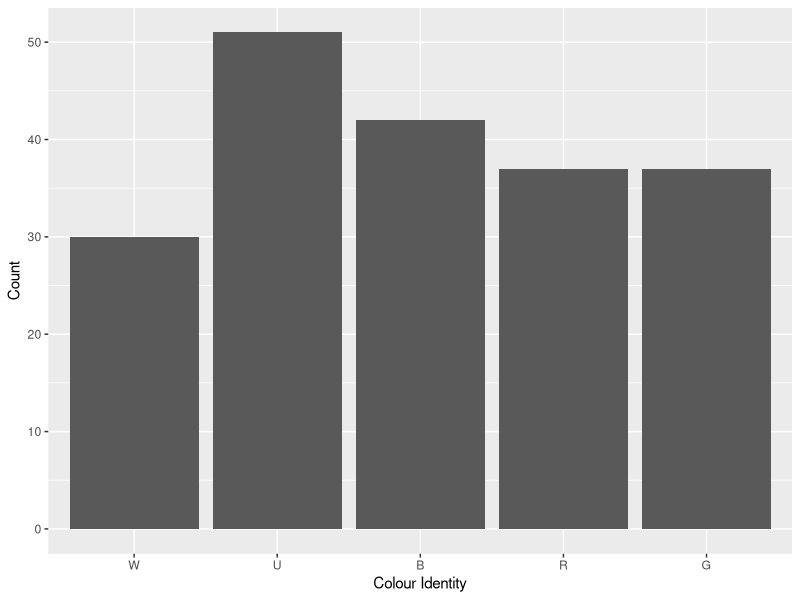
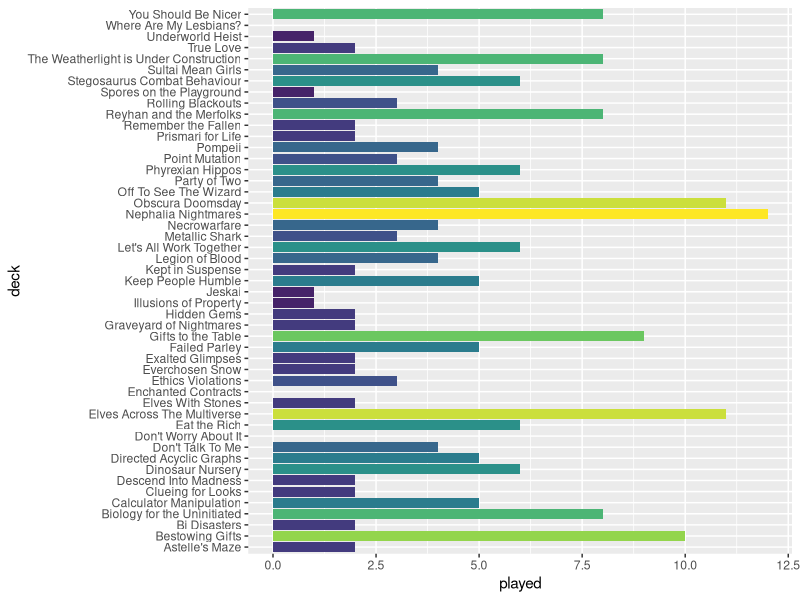
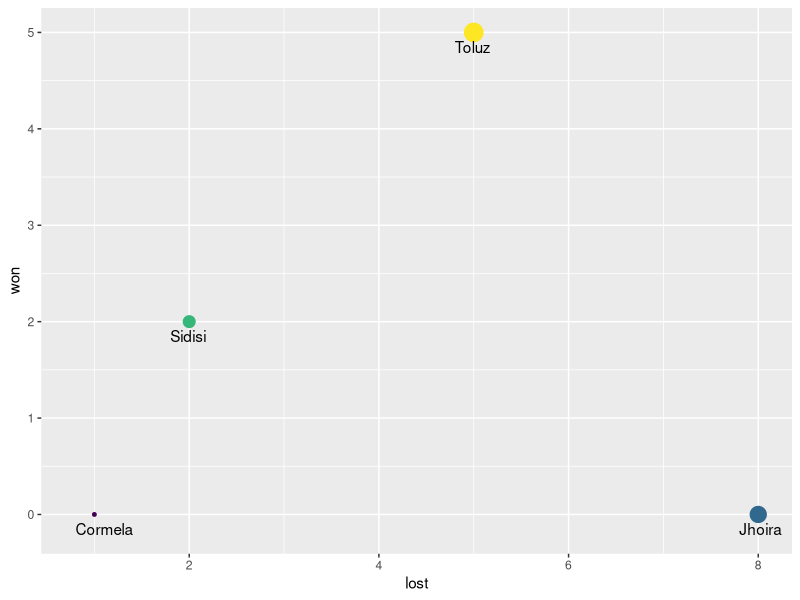
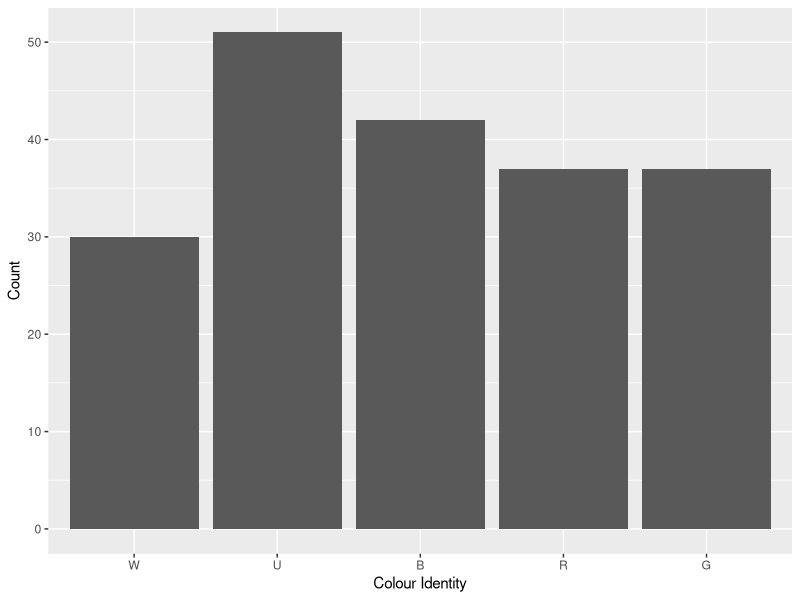
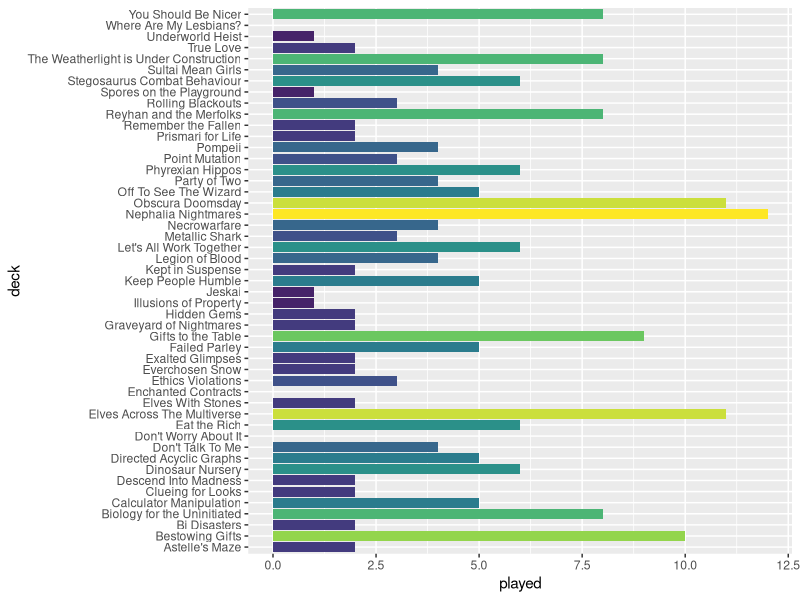

Write the R code that produced these figures, in order.
library(forcats)
library(tidyverse)
library(viridis)

decks<-data.frame(structure(list(deck=character(),commander=character(),power=factor(),played=numeric(),won=numeric(),draw=numeric(),lost=numeric(),priority=factor(),W=logical(),U=logical(),B=logical(),R=logical(),G=logical(),artist=character(),plane1=character(),plane2=character())))
decks<-decks%>%#priority 7: Tournament cEDH
  add_row(deck="Obscura Doomsday",commander="Toluz",power="7",played=11,won=5,draw=1,lost=5,priority="8",W=T,U=T,B=T,R=F,G=F,artist="Donato Giancola",plane1='New Capenna',plane2=NA)%>% 
  add_row(deck="Sultai Mean Girls",commander="Sidisi",power="7",played=4,won=2,draw=0,lost=2,priority="8",W=F,U=T,B=T,R=F,G=T,artist="Karl Kopinski",plane1='Tarkir',plane2=NA)%>%
  add_row(deck="The Weatherlight is Under Construction",commander="Jhoira",power="7",played=8,won=0,draw=0,lost=8,priority="8",W=F,U=T,B=F,R=T,G=F,artist="Lisa Heidhoff",plane1='Dominaria',plane2=NA)%>%
  add_row(deck="Underworld Heist",commander="Cormela",power="7",played=1,won=0,draw=0,lost=1,priority="8",W=F,U=T,B=T,R=T,G=F,artist="Bram Sels",plane1='New Capenna',plane2=NA)%>%# priority 6: LGS high power 
  add_row(deck="Nephalia Nightmares",commander="Jeleva",power="6",played=12,won=5,draw=1,lost=6,priority="7",W=F,U=T,B=T,R=T,G=F,artist="Cynthia Sheppard",plane1='Innistrad',plane2=NA)%>% 
  add_row(deck="Remember the Fallen",commander="Rayami",power="6",played=2,won=0,draw=0,lost=2,priority="6",W=F,U=T,B=T,R=F,G=T,artist="Kieran Yanner",plane1='Zendikar',plane2=NA) %>%
  add_row(deck="Reyhan and the Merfolks",commander="Thrasios & Reyhan",power="6",played=8,won=3,draw=0,lost=5,priority="7",W=F,U=T,B=T,R=F,G=T,artist="Josu Hernaiz,Chris Rallis",plane1='Theros',plane2='Tarkir') %>%
  # priority 5: LGS low power 
  add_row(deck="Astelle's Maze",commander="Nine-Fingers Keene",power="5",played=2,won=1,draw=0,lost=1,priority="6",W=F,U=T,B=T,R=F,G=T,artist="Nils Hamm",plane1='Forgotten Realms',plane2=NA)%>%
  add_row(deck="Bi Disasters",commander="Kamber & Laurine",power="5",played=2,won=1,draw=0,lost=1,priority="6",W=F,U=F,B=T,R=T,G=F,artist="Andrey Kuzinskiy,Andrey Kuzinskiy",plane1='Innistrad',plane2='Innistrad')%>%
  add_row(deck="Clueing for Looks",commander="Katilda & Lier",power="6",played=2,won=0,draw=0,lost=0,priority="2",W=T,U=T,B=F,R=F,G=T,artist="Lie Setiawan",plane1='Innistrad',plane2='Innistrad')%>% 
  add_row(deck="Descend Into Madness",commander="Anhelo",power="5",played=2,won=1,draw=0,lost=1,priority="6",W=F,U=T,B=T,R=T,G=F,artist="Marta Nael",plane1='New Capenna',plane2=NA) %>%
  add_row(deck="Elspeth of the Nine Realms",commander="Quintorius",power="5",played=2,won=0,draw=0,lost=2,priority="1",W=T,U=F,B=F,R=T,G=F,artist="Bryan Sola",plane1='Arcavios',plane2=NA)%>%
  add_row(deck="Ethics Violations",commander="Volrath",power="6",played=3,won=1,draw=0,lost=2,priority="6",W=F,U=T,B=T,R=F,G=T,artist="Heonhwa Choe",plane1='Dominaria',plane2=NA)%>%
  add_row(deck="Exalted Glimpses",commander="Ayesha",power="5",played=2,won=2,draw=0,lost=2,priority="6",W=T,U=T,B=F,R=F,G=F,artist="Aurore Folny",plane1='Dominaria',plane2=NA)%>%
  add_row(deck="Everchosen Snow",commander="Najeela",power="5",played=2,won=0,draw=0,lost=2,priority="6",W=T,U=T,B=T,R=T,G=T,artist="Antonio José Manzanedo",plane1='Kylem',plane2=NA)%>%
  add_row(deck="Failed Parley",commander="Phabine",power="5",played=5,won=2,draw=0,lost=3,priority="6",W=F,U=T,B=T,R=F,G=T,artist="Ryan Pancoast",plane1='New Capenna',plane2=NA)%>%
  add_row(deck="Gifts to the Table",commander="Parnesse",power="6",played=9,won=0,draw=1,lost=8,priority="6",W=F,U=T,B=T,R=T,G=F,artist="Svetlin Velinov",plane1='New Capenna',plane2=NA)%>%
  add_row(deck="Graveyard of Nightmares",commander="Beamtown Bullies",power="5",played=2,won=0,draw=0,lost=2,priority="6",W=F,U=F,B=T,R=T,G=T,artist="Tyler Jacobson",plane1='New Capenna',plane2=NA)%>%
  add_row(deck="Illusions of Property",commander="Rubinia",power="5",played=1,won=0,draw=0,lost=1,priority="6",W=T,U=T,B=F,R=F,G=T,artist="Cynthia Sheppard",plane1='Unknown',plane2=NA)%>%
  add_row(deck="Keep People Humble",commander="Ivy",power="5",played=5,won=1,draw=0,lost=4,priority="6",W=F,U=T,B=F,R=F,G=T,artist="Evyn Fong",plane1='Dominaria',plane2=NA) %>% 
  add_row(deck="Let's All Work Together",commander="Sen Triplets",power="6",played=6,won=0,draw=0,lost=6,priority="6",W=T,U=T,B=T,R=F,G=F,artist="Greg Staples",plane1='Alara',plane2=NA)%>%
  add_row(deck="Off To See The Wizard",commander="Inalla",power="5",played=5,won=0,draw=0,lost=5,priority="6",W=F,U=T,B=T,R=T,G=F,artist="Yongjae Choi",plane1='Unknown',plane2=NA)%>%
  add_row(deck="Party of Two",commander="Minthara",power="5",played=4,won=1,draw=0,lost=3,priority="6",W=T,U=F,B=T,R=F,G=F,artist="Evyn Fong",plane1='Forgotten Realms',plane2=NA)%>%
  add_row(deck="Point Mutation",commander="Otrimi",power="5",played=3,won=1,draw=0,lost=2,priority="6",W=T,U=T,B=F,R=F,G=T,artist="Victor Adame Minguez",plane1='Ikoria',plane2=NA) %>%
  add_row(deck="True Love",commander="Regna & Krav",power="5",played=2,won=0,draw=0,lost=2,priority="6",W=T,U=F,B=T,R=F,G=F,artist="Randy Vargas,Randy Vargas",plane1='Kylem',plane2='Kylem')%>%  
  add_row(deck="Where Are My Lesbians?",commander="Zimone and Dina",power="5",played=0,won=0,draw=0,lost=0,priority="6",W=F,U=T,B=T,R=F,G=T,artist="Lie Setiawan,Lie Setiawan",plane1='Arcavios',plane2='Arcavios')%>%
  add_row(deck="You Should Be Nicer",commander="Atla",power="6",played=8,won=1,draw=0,lost=7,priority="6",W=T,U=F,B=F,R=T,G=T,artist="Ekaterina Burmak",plane1='Ixalan',plane2=NA)%>% 
  # priority 5: Oathbreaker 
  add_row(deck="Don't Worry About It",commander="Lukka",power="5",played=0,won=0,draw=0,lost=0,priority="5",W=F,U=F,B=F,R=T,G=T,artist="Chase Stone",plane1='Ikoria',plane2=NA) %>%
  # priority 5: Tiny Leaders 
  add_row(deck="Enchanted Contracts",commander="Leovold",power="5",played=0,won=0,draw=0,lost=0,priority="5",W=F,U=T,B=T,R=F,G=T,artist="Magali Villeneuve",plane1='Fiora',plane2=NA) %>%
  # priority 4: pauper 
  add_row(deck="Challenger",commander="Mr Orfeo",power="4",played=1,won=0,draw=0,lost=0,priority="1",W=F,U=F,B=T,R=T,G=T,artist="Daarken",plane1='New Capenna',plane2=NA)%>%
  # priority 3: non-tournament cEDH 
  add_row(deck="Metallic Shark",commander="Shabraz & Brallin",power="3",played=3,priority="4",W=F,U=T,B=T,R=T,G=F,artist="Paul Scott Canavanm,Paul Scott Canavan",plane1='Ikoria',plane2='Ikoria')%>%  
  add_row(deck="Pompeii",commander="Gallia",power="3",played=4,priority="4",W=F,U=F,B=F,R=T,G=T,artist="Johannes Voss",plane1='Theros',plane2=NA)%>% 
  # priority 2: Casual and Proxied 
  add_row(deck="Bestowing Gifts",commander="Kestia",power="5",played=10,won=2,draw=0,lost=8,priority="2",W=F,U=T,B=F,R=F,G=T,artist="Zezhou Chen",plane1='Theros',plane2=NA)%>%
  add_row(deck="Biology for the Uninitiated",commander="Runo",power="5",played=8,priority="2",W=F,U=T,B=T,R=F,G=F,artist="Xiaobotong",plane1='Innistrad',plane2=NA)%>%  
  add_row(deck="Calculator Manipulation",commander="Obeka",power="6",played=5,priority="2",W=F,U=T,B=T,R=T,G=F,artist="Jesper Ejsing",plane1='Unknown',plane2=NA)%>% 
  add_row(deck="Dinosaur Nursery",commander="Gavi",power="6",played=6,priority="2",W=T,U=T,B=F,R=T,G=F,artist="Randy Vargas",plane1='Ikoria',plane2=NA)%>%  
  add_row(deck="Directed Acyclic Graphs",commander="Alesha",power="5",played=5,priority="2",W=T,U=F,B=T,R=T,G=F,artist="Winona Nelson",plane1='Tarkir',plane2=NA)%>%  
  add_row(deck="Don't Talk To Me",commander="Florian",power="5",played=4,priority="2",W=F,U=F,B=T,R=T,G=F,artist="Justine Cruz",plane1='Innistrad',plane2=NA)%>% 
  add_row(deck="Eat the Rich",commander="Silvar & Trynn",power="6",played=6,won=3,draw=0,lost=3,priority="2",W=T,U=F,B=T,R=T,G=F,artist="Jesper Ejsing,Jesper Ejsing",plane1='Ikoria',plane2='Ikoria')%>%
  add_row(deck="Elves Across The Multiverse",commander="Abomination of Llanowar",power="7",played=11,won=6,draw=0,lost=5,priority="2",W=F,U=F,B=T,R=F,G=T,artist="Vincent Proce",plane1='Dominaria',plane2=NA)%>%  
  add_row(deck="Elves With Stones",commander="Akiri & Miara",power="6",played=2,won=1,draw=0,lost=1,priority="2",W=T,U=F,B=T,R=T,G=F,artist="David Gaillet,Johannes Voss",plane1='Zendikar',plane2='Lorwyn')%>%  
  add_row(deck="Hidden Gems",commander="Kadena",power="5",played=2,won=0,draw=0,lost=2,priority="2",W=F,U=T,B=T,R=F,G=T,artist="Caio Monteiro",plane1='Tarkir',plane2=NA)%>%
  add_row(deck="Kept in Suspense",commander="Illuna",power="5",played=2,won=1,draw=0,lost=1,priority="2",W=F,U=T,B=F,R=T,G=T,artist="Chris Rahn",plane1='Ikoria',plane2=NA)%>%
  add_row(deck="Jeskai",commander="Shu Yun",power="4",played=1,won=0,draw=0,lost=1,priority="2",W=T,U=T,B=F,R=T,G=F,artist="David Gaillet",plane1='Tarkir',plane2=NA)%>%
  add_row(deck="Legion of Blood",commander="Licia",power="6",played=4,won=2,draw=0,lost=2,priority="2",W=T,U=F,B=T,R=T,G=F,artist="Magali Villeneuve",plane1='Unknown',plane2=NA)%>%
  add_row(deck="Necrowarfare",commander="Gisa and Geralf",power="5",played=4,won=2,draw=0,lost=2,priority="2",W=F,U=T,B=T,R=F,G=F,artist="Aaron J. Riley",plane1='Innistrad',plane2='Innistrad')%>%
  add_row(deck="Phyrexian Hippos",commander="Perrie with Keruga",power="6",played=6,won=2,draw=0,lost=4,priority="2",W=T,U=T,B=F,R=F,G=T,artist="Joshua Raphael,Dan Scott",plane1='New Capenna',plane2=NA) %>%
  add_row(deck="Prismari for Life",commander="Galazeth Prismari",power="5",played=2,won=1,draw=0,lost=1,priority="2",W=F,U=T,B=F,R=T,G=F,artist="Iain McCaig",plane1='Arcavios',plane2=NA)%>%
  add_row(deck="Spores on the Playground",commander="Tana & Keskit",power="5",played=1,won=0,draw=0,lost=1,priority="2",W=F,U=T,B=T,R=F,G=T,artist="Magali Villeneuve,Yongjae Choi",plane1='Unknown',plane2='New Phyrexia') %>% 
  add_row(deck="Stegosaurus Combat Behaviour",commander="Kalamax",power="2",played=6,won=2,draw=0,lost=4,priority="2",W=F,U=T,B=F,R=T,G=T,artist="Nicholas Gregory",plane1='Ikoria',plane2=NA) %>%
 #priority 1: unsleeved and unfinished
  add_row(deck="And they were Crewmates!",commander="Admiral Beckett Brass",power="5",played=0,won=0,draw=0,lost=0,priority="1",W=F,U=T,B=T,R=T,G=F,artist="Jason Rainville",plane1='Ixalan',plane2=NA)%>%
  add_row(deck="As Foretold",commander="Vega",power="5",played=0,won=0,draw=0,lost=0,priority="1",W=T,U=T,B=F,R=F,G=F,artist="DZO",plane1='Kaldheim',plane2=NA)%>%
  add_row(deck="Collector's Edition",commander="Pharika",power="5",played=0,won=0,draw=0,lost=0,priority="1",W=F,U=F,B=T,R=F,G=T,artist="Jason A. Engle",plane1='Theros',plane2=NA)%>% 
  add_row(deck="Cull The Unworthy",commander="Tasigur",power="5",played=0,won=0,draw=0,lost=0,priority="1",W=F,U=T,B=T,R=F,G=T,artist="Chris Rahn",plane1='Tarkir',plane2=NA)%>% 
  add_row(deck="Cursed Gold",commander="Lynde",power="4",played=0,won=0,draw=0,lost=0,priority="1",W=F,U=T,B=F,R=T,G=F,artist="Anna Steinbauer",plane1='Innistrad',plane2=NA)%>%    
  add_row(deck="Defending Fblthp",commander="Fblthp",power="4",played=0,won=0,draw=0,lost=0,priority="1",W=F,U=T,B=F,R=F,G=F,artist="Jesper Ejsing",plane1='Ravnica',plane2=NA)%>%
  add_row(deck="Dynaheir's Honour Guard",commander="Dynaheir with Zira",power="5",played=0,won=0,draw=0,lost=0,priority="1",W=T,U=T,B=F,R=T,G=F,artist="Caroline Gariba,Jesper Ejsing",plane1='Forgotten Realms',plane2=NA)%>%    
  add_row(deck="Gender is a Construct",commander="Alharu & Silas",power="5",played=0,won=0,draw=0,lost=0,priority="1",W=T,U=T,B=T,R=F,G=F,artist="Chris Rallis,Joseph Meehan")%>%
  add_row(deck="Giving Goats Away",commander="Zedruu",power="5",played=0,won=0,draw=0,lost=0,priority="1",W=T,U=T,B=F,R=T,G=F,artist="Mark Zug",plane1='Ikoria',plane2=NA)%>%
  add_row(deck="Iwan Iwanowitsch Goratschin",commander="Ruric Thar",power="5",played=0,won=0,draw=0,lost=0,priority="1",W=F,U=F,B=F,R=T,G=T,artist="Tyler Jacobson",plane1='Ravnica',plane2=NA)%>%
  add_row(deck="Ixhel's Creations",commander="Ixhel",power="5",played=0,won=0,draw=0,lost=0,priority="1",W=T,U=F,B=T,R=F,G=T,artist="Campbell White",plane1='New Phyrexia',plane2=NA)%>%
  add_row(deck="Jasmine Reads Adventures",commander="Jasmine",power="5",played=0,won=0,draw=0,lost=0,priority="1",W=T,U=F,B=F,R=F,G=T,artist="Bastien L. Deharme",plane1='Dominaria',plane2=NA)%>%
  add_row(deck="Knights of the Shire",commander="Mazzy",power="5",played=0,won=0,draw=0,lost=0,priority="1",W=T,U=F,B=F,R=T,G=T,artist="Justyna Dura",plane1='Forgotten Realms',plane2=NA)%>%
  add_row(deck="Creteaceous Beasts",commander="Nethroi with Kaheera",power="5",played=0,won=0,draw=0,lost=0,priority="1",W=T,U=F,B=T,R=F,G=T, artist="Slawomir Maniak,Ryan Pancoast",plane1='Ikoria',plane2=NA)%>%
  add_row(deck="Pride was a Riot",commander="Kynaios & Tiro",power="5",played=0,won=0,draw=0,lost=0,priority="1",W=T,U=T,B=F,R=T,G=T,artist="Willian Murai",plane1='Theros',plane2=NA)%>%
  add_row(deck="Release the Gremlins",commander="Gimbal",power="5",played=0,won=0,draw=0,lost=0,priority="1",W=F,U=T,B=F,R=T,G=T,artist="Fajareka Setiawan",plane1='Kaladesh',plane2=NA) %>%
  add_row(deck="Rolling Blackouts",commander="Yidris",power="5",played=3,priority="2",W=F,U=T,B=T,R=T,G=T,artist="Karl Kopinski",plane1='Alara',plane2=NA) %>%
  add_row(deck="Runic Lore",commander="Gretchen",power="9",played=0,won=0,draw=0,lost=0,priority="1",W=F,U=T,B=F,R=T,G=T,artist="Mila Pesic",plane1='Forgotten Realms',plane2=NA)%>%
  add_row(deck="Guardian of the Lost",commander="Ephara",power="5",played=0,won=0,draw=0,lost=0,priority="1",W=T,U=T,B=F,R=F,G=F,artist="Eric Deschamps",plane1='Theros',plane2=NA)%>%
  add_row(deck="Say Please",commander="Ertai",power="5",played=0,won=0,draw=0,lost=0,priority="1",W=T,U=T,B=T,R=F,G=F,artist="Sidharth Chaturvedi",plane1='Dominaria',plane2=NA)%>%
  add_row(deck="Unspeakable Horrors",commander="Kodama & Ghost of Ramirez",power="5",played=0,won=0,draw=0,lost=0,priority="1",W=F,U=T,B=F,R=F,G=T,artist="Daarken,Grzegorz Rutkowski",plane1='Kamigawa',plane2='Dominaria')%>%  
  add_row(deck="Women in STEM",commander="Sophina & Cecily",power="5",played=0,won=0,draw=0,lost=0,priority="1",W=T,U=T,B=T,R=T,G=F,artist="Bartek Fedyczak,Anastasia Balakchina",plane1='Innistrad',plane2='Innistrad')

# colour distibution
W<-decks%>%filter(W==T)%>%count()%>%pull(n)
U<-decks%>%filter(U==T)%>%count()%>%pull(n)
B<-decks%>%filter(B==T)%>%count()%>%pull(n)
R<-decks%>%filter(R==T)%>%count()%>%pull(n)
G<-decks%>%filter(G==T)%>%count()%>%pull(n)
colour<-c(W,U,B,R,G)
identity<-c("W","U","B","R","G")
colours<-cbind(colour,identity)
colours<-as.data.frame(colours)
colours<-colours%>%mutate(colour=as.numeric(colour))
col<-colours%>%ggplot(aes(x=fct_inorder(identity),colour))+
          geom_bar(stat="identity")+
          xlab("Colour Identity")+
          ylab("Count")
col 
ggsave("col.png")

#deck stats 
games<-decks%>%filter(priority!="1"&!is.na(priority))%>%ggplot(aes(played,deck,fill=played))+
        geom_bar(stat="identity")+
        scale_fill_viridis_c()+
        theme(legend.position="none")
games
ggsave(filename ="played.png",width=3000,height =2255, dpi=300,units="px",device='png')
# powerlevel
decks%>%filter(priority!="0")%>%group_by(power)%>%count()
# playable decks
decks%>%filter(priority!="1"&!is.na(priority))%>%count()
# cEDH stats 
cEDH <- decks %>% filter(priority=='8') %>% mutate(win=won/played) %>% arrange(-win)
cEDH_results <- ggplot(cEDH, aes(x=lost,y=won,label=commander)) +
                  geom_point(aes(size=played,colour=commander))+
                  geom_text(check_overlap = TRUE,hjust = 0, nudge_x = -0.2,nudge_y = -0.15)+
                  scale_colour_viridis_d()+
                  theme(legend.position = "none")
cEDH_results
buildme<-decks%>%filter(priority=="1")
buildme%>%pull(commander)
# wishlist (This is currently a little behind)

proxies<- as.data.frame(read.csv("proxies.csv",header=T))
proxies%>%dplyr::filter(str_detect(Decks,"Atla Palani"))%>%pull(Card)# example looking for cards I need to Atla 

artists<-decks%>%separate_rows(artist,sep=',')%>%group_by(artist)%>%summarise(n=n())%>%arrange(desc(n))
artists
decks%>%dplyr::filter(str_detect(artist,"Jesper Ejsing"))%>%arrange(commander)%>%pull(commander)

# filter by colour
decks%>%dplyr::filter(U==T&W==T)%>%pull(commander)

# planes 
planes1 <- decks %>% pull(plane1)
planes2 <- decks %>% pull(plane2)
planes <- append(planes1,planes2)
planes <- as.data.frame(planes)
planes %>% drop_na() %>% group_by(planes) %>% summarise(n=n()) %>% arrange(-n)
